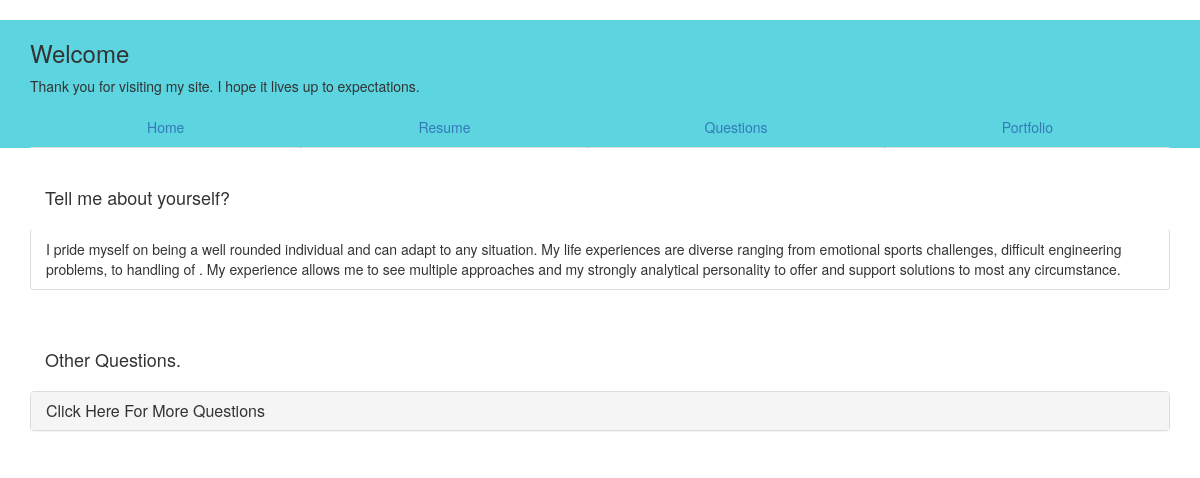
/1/, run on the app's committed database.
### app/models.py (models this page shows)
class Question(models.Model):
    question_text = models.CharField(max_length=200)
    def __str__(self):
        return self.question_text

class Answer(models.Model):
    question = models.ForeignKey(Question, on_delete=models.CASCADE)
    answer = models.TextField()
    def __str__(self):
        return self.answer

### app/views.py (the view)
# urls.py: url(r'^(?P<pk>[0-9]+)/$', app.views.SingleQuestionView.as_view(), name='detail'),
class SingleQuestionView(generic.DetailView):
    model = Question
    template_name = 'app/single_question.html'
    def get_context_data(self, **kwargs):
        context = super(SingleQuestionView, self).get_context_data(**kwargs)
        context['full_question_list'] = Question.objects.all()
        return context

### app/templates/app/single_question.html (shortened to what this page needs)
{% extends 'base.html' %}
{% load static %}
{% block content %}
<br />
<div class="container">
    <div class="panel-heading">
        <h4>{{ question.question_text }}</h4>
    </div>
{% for n in question.answer_set.all %}
  <ul class="list-group">
    <li class="list-group-item">
        {{n}}
    </li>
  </ul>
{% endfor %}
    <br />
     <div class="panel-heading">
       <h4>Other Questions.</h4>
    </div>
  <div class="panel-group">
    <div class="panel panel-default">
      <div class="panel-heading">
        <h4 class="panel-title">
          <a data-toggle="collapse" href="#collapse1">Click Here For More Questions</a>
        </h4>
      </div>
    </div>
  </div>
 </div>
{% endblock %}

### data on the page
Question: question_text "Tell me about yourself?"
Answer: answer "I pride myself on being a well rounded individual and can adapt to any situation. My life experiences are diverse ranging from emotional sports challenges, difficult engineering problems, to handling of . My experience allows me to see multiple approaches and my strongly analytical personality to offer and support solutions to most any circumstance."
